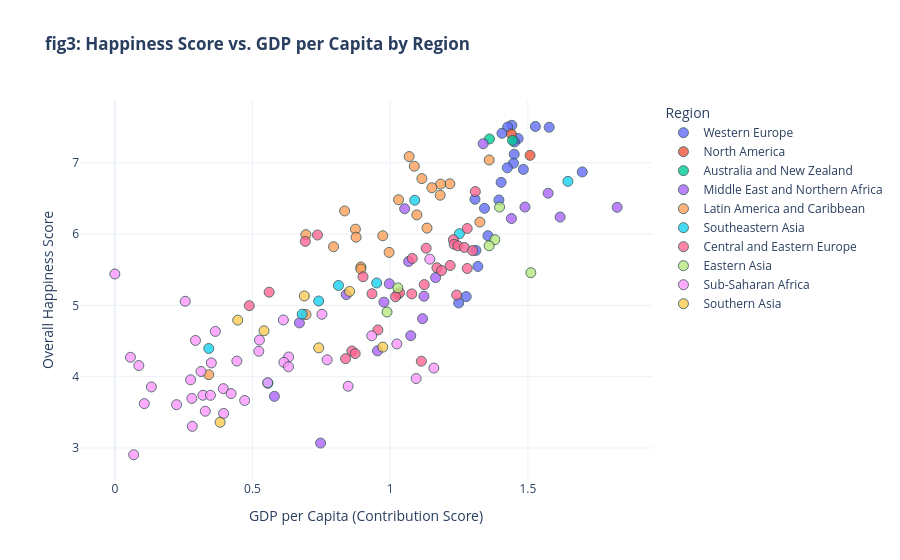

The notebook cell this image was saved under:
### Code cell
import pandas as pd
import plotly.express as px

# 1. Load the data
df = pd.read_csv('final_2016_imputed.csv')

# 2. Create the interactive scatter plot
fig3 = px.scatter(
    df, 
    x="Economy (GDP per Capita)", 
    y="Happiness Score", 
    color="Region",
    hover_name="Country", # Shows the country name when you hover
    title="<b>fig3: Happiness Score vs. GDP per Capita by Region</b>",
    labels={
        "Economy (GDP per Capita)": "GDP per Capita (Contribution Score)",
        "Happiness Score": "Overall Happiness Score"
    },
    template="plotly_white"
)

# 3. Update marker size and layout for a professional look
fig3.update_traces(marker=dict(size=10, opacity=0.8, line=dict(width=1, color='DarkSlateGrey')))

# 4. Show the chart
fig3.show()

### Figure 1 — Plotly figure (JSON) as saved in the notebook; plotly's stock layout.template omitted (floating-point values rounded to 4 significant figures)
{"data": [{"hovertemplate": "<b>%{hovertext}</b><br><br>Region=Western Europe<br>GDP per Capita (Contribution Score)=%{x}<br>Overall Happiness Score=%{y}<extra></extra>", "hovertext": ["Denmark", "Switzerland", "Iceland", "Norway", "Finland", "Netherlands", "Sweden", "Austria", "Germany", "Belgium", "Ireland", "Luxembourg", "United Kingdom", "Malta", "France", "Spain", "Italy", "North Cyprus", "Cyprus", "Portugal", "Greece"], "legendgroup": "Western Europe", "marker": {"color": "#636efa", "line": {"color": "DarkSlateGrey", "width": 1}, "opacity": 0.8, "size": 10, "symbol": "circle"}, "mode": "markers", "name": "Western Europe", "orientation": "v", "showlegend": true, "type": "scatter", "x": [1.442, 1.527, 1.427, 1.577, 1.406, 1.465, 1.452, 1.45, 1.448, 1.425, 1.483, 1.698, 1.403, 1.308, 1.395, 1.343, 1.355, 1.311, 1.319, 1.276, 1.249], "xaxis": "x", "y": [7.526, 7.509, 7.501, 7.498, 7.413, 7.339, 7.291, 7.119, 6.994, 6.929, 6.907, 6.871, 6.725, 6.488, 6.478, 6.361, 5.977, 5.771, 5.546, 5.123, 5.033], "yaxis": "y"}, {"hovertemplate": "<b>%{hovertext}</b><br><br>Region=North America<br>GDP per Capita (Contribution Score)=%{x}<br>Overall Happiness Score=%{y}<extra></extra>", "hovertext": ["Canada", "United States"], "legendgroup": "North America", "marker": {"color": "#EF553B", "line": {"color": "DarkSlateGrey", "width": 1}, "opacity": 0.8, "size": 10, "symbol": "circle"}, "mode": "markers", "name": "North America", "orientation": "v", "showlegend": true, "type": "scatter", "x": [1.44, 1.508], "xaxis": "x", "y": [7.404, 7.104], "yaxis": "y"}, {"hovertemplate": "<b>%{hovertext}</b><br><br>Region=Australia and New Zealand<br>GDP per Capita (Contribution Score)=%{x}<br>Overall Happiness Score=%{y}<extra></extra>", "hovertext": ["New Zealand", "Australia"], "legendgroup": "Australia and New Zealand", "marker": {"color": "#00cc96", "line": {"color": "DarkSlateGrey", "width": 1}, "opacity": 0.8, "size": 10, "symbol": "circle"}, "mode": "markers", "name": "Australia and New Zealand", "orientation": "v", "showlegend": true, "type": "scatter", "x": [1.361, 1.444], "xaxis": "x", "y": [7.334, 7.313], "yaxis": "y"}, {"hovertemplate": "<b>%{hovertext}</b><br><br>Region=Middle East and Northern Africa<br>GDP per Capita (Contribution Score)=%{x}<br>Overall Happiness Score=%{y}<extra></extra>", "hovertext": ["Israel", "United Arab Emirates", "Saudi Arabia", "Qatar", "Algeria", "Kuwait", "Bahrain", "Libya", "Turkey", "Jordan", "Morocco", "Lebanon", "Tunisia", "Iran", "Palestinian Territories", "Iraq", "Egypt", "Yemen", "Syria"], "legendgroup": "Middle East and Northern Africa", "marker": {"color": "#ab63fa", "line": {"color": "DarkSlateGrey", "width": 1}, "opacity": 0.8, "size": 10, "symbol": "circle"}, "mode": "markers", "name": "Middle East and Northern Africa", "orientation": "v", "showlegend": true, "type": "scatter", "x": [1.338, 1.574, 1.49, 1.824, 1.053, 1.617, 1.44, 1.067, 1.165, 0.9967, 0.8406, 1.123, 0.9772, 1.118, 0.6702, 1.075, 0.9539, 0.5794, 0.7472], "xaxis": "x", "y": [7.267, 6.573, 6.379, 6.375, 6.355, 6.239, 6.218, 5.615, 5.389, 5.303, 5.151, 5.129, 5.045, 4.813, 4.754, 4.575, 4.362, 3.724, 3.069], "yaxis": "y"}, {"hovertemplate": "<b>%{hovertext}</b><br><br>Region=Latin America and Caribbean<br>GDP per Capita (Contribution Score)=%{x}<br>Overall Happiness Score=%{y}<extra></extra>", "hovertext": ["Costa Rica", "Puerto Rico", "Brazil", "Mexico", "Chile", "Panama", "Argentina", "Uruguay", "Colombia", "Guatemala", "Suriname", "Trinidad and Tobago", "Venezuela", "El Salvador", "Nicaragua", "Ecuador", "Belize", "Bolivia", "Peru", "Paraguay", "Jamaica", "Dominican Republic", "Honduras", "Haiti"], "legendgroup": "Latin America and Caribbean", "marker": {"color": "#FFA15A", "line": {"color": "DarkSlateGrey", "width": 1}, "opacity": 0.8, "size": 10, "symbol": "circle"}, "mode": "markers", "name": "Latin America and Caribbean", "orientation": "v", "showlegend": true, "type": "scatter", "x": [1.069, 1.359, 1.088, 1.115, 1.217, 1.183, 1.151, 1.182, 1.03, 0.8345, 1.097, 1.326, 1.134, 0.8737, 0.6938, 0.9731, 0.8762, 0.7942, 0.996, 0.8937, 0.8933, 1.028, 0.6943, 0.341], "xaxis": "x", "y": [7.087, 7.039, 6.952, 6.778, 6.705, 6.701, 6.65, 6.545, 6.481, 6.324, 6.269, 6.168, 6.084, 6.068, 5.992, 5.976, 5.956, 5.822, 5.743, 5.538, 5.51, 5.155, 4.871, 4.028], "yaxis": "y"}, {"hovertemplate": "<b>%{hovertext}</b><br><br>Region=Southeastern Asia<br>GDP per Capita (Contribution Score)=%{x}<br>Overall Happiness Score=%{y}<extra></extra>", "hovertext": ["Singapore", "Thailand", "Malaysia", "Indonesia", "Philippines", "Vietnam", "Laos", "Myanmar", "Cambodia"], "legendgroup": "Southeastern Asia", "marker": {"color": "#19d3f3", "line": {"color": "DarkSlateGrey", "width": 1}, "opacity": 0.8, "size": 10, "symbol": "circle"}, "mode": "markers", "name": "Southeastern Asia", "orientation": "v", "showlegend": true, "type": "scatter", "x": [1.646, 1.089, 1.251, 0.951, 0.8122, 0.7404, 0.6804, 0.3411, 0.556], "xaxis": "x", "y": [6.739, 6.474, 6.005, 5.314, 5.279, 5.061, 4.876, 4.395, 3.907], "yaxis": "y"}, {"hovertemplate": "<b>%{hovertext}</b><br><br>Region=Central and Eastern Europe<br>GDP per Capita (Contribution Score)=%{x}<br>Overall Happiness Score=%{y}<extra></extra>", "hovertext": ["Czech Republic", "Slovakia", "Uzbekistan", "Kazakhstan", "Moldova", "Russia", "Poland", "Lithuania", "Belarus", "Slovenia", "Turkmenistan", "Latvia", "Romania", "Estonia", "Croatia", "Kosovo", "Azerbaijan", "Kyrgyzstan", "Serbia", "Bosnia and Herzegovina", "Montenegro", "Hungary", "Macedonia", "Tajikistan", "Albania", "Armenia", "Ukraine", "Georgia", "Bulgaria"], "legendgroup": "Central and Eastern Europe", "marker": {"color": "#FF6692", "line": {"color": "DarkSlateGrey", "width": 1}, "opacity": 0.8, "size": 10, "symbol": "circle"}, "mode": "markers", "name": "Central and Eastern Europe", "orientation": "v", "showlegend": true, "type": "scatter", "x": [1.309, 1.28, 0.7359, 1.229, 0.6918, 1.232, 1.246, 1.269, 1.131, 1.299, 1.08, 1.218, 1.17, 1.28, 1.186, 0.9014, 1.124, 0.5604, 1.034, 0.9338, 1.078, 1.241, 1.019, 0.4884, 0.9553, 0.8609, 0.8729, 0.8379, 1.113], "xaxis": "x", "y": [6.596, 6.078, 5.987, 5.919, 5.897, 5.856, 5.835, 5.813, 5.802, 5.768, 5.658, 5.56, 5.528, 5.517, 5.488, 5.401, 5.291, 5.185, 5.177, 5.163, 5.161, 5.145, 5.121, 4.996, 4.655, 4.36, 4.324, 4.252, 4.217], "yaxis": "y"}, {"hovertemplate": "<b>%{hovertext}</b><br><br>Region=Eastern Asia<br>GDP per Capita (Contribution Score)=%{x}<br>Overall Happiness Score=%{y}<extra></extra>", "hovertext": ["Taiwan", "Japan", "South Korea", "Hong Kong", "China", "Mongolia"], "legendgroup": "Eastern Asia", "marker": {"color": "#B6E880", "line": {"color": "DarkSlateGrey", "width": 1}, "opacity": 0.8, "size": 10, "symbol": "circle"}, "mode": "markers", "name": "Eastern Asia", "orientation": "v", "showlegend": true, "type": "scatter", "x": [1.397, 1.38, 1.359, 1.511, 1.028, 0.9885], "xaxis": "x", "y": [6.379, 5.921, 5.835, 5.458, 5.245, 4.907], "yaxis": "y"}, {"hovertemplate": "<b>%{hovertext}</b><br><br>Region=Sub-Saharan Africa<br>GDP per Capita (Contribution Score)=%{x}<br>Overall Happiness Score=%{y}<extra></extra>", "hovertext": ["Mauritius", "Somalia", "Somaliland Region", "Nigeria", "Zambia", "Sierra Leone", "Namibia", "Cameroon", "Ethiopia", "South Africa", "Kenya", "Ghana", "Congo (Kinshasa)", "Congo (Brazzaville)", "Senegal", "Mauritania", "Zimbabwe", "Malawi", "Sudan", "Gabon", "Mali", "Botswana", "Comoros", "Ivory Coast", "Angola", "Niger", "South Sudan", "Chad", "Burkina Faso", "Uganda", "Madagascar", "Tanzania", "Liberia", "Guinea", "Rwanda", "Benin", "Togo", "Burundi"], "legendgroup": "Sub-Saharan Africa", "marker": {"color": "#FF97FF", "line": {"color": "DarkSlateGrey", "width": 1}, "opacity": 0.8, "size": 10, "symbol": "circle"}, "mode": "markers", "name": "Sub-Saharan Africa", "orientation": "v", "showlegend": true, "type": "scatter", "x": [1.144, 0.0, 0.2556, 0.7522, 0.612, 0.3649, 0.9329, 0.525, 0.2928, 1.024, 0.5227, 0.6311, 0.05661, 0.7711, 0.4431, 0.6139, 0.3504, 0.08709, 0.6307, 1.159, 0.3129, 1.094, 0.2751, 0.5551, 0.8473, 0.1327, 0.3939, 0.4221, 0.32, 0.3472, 0.2795, 0.4716, 0.1071, 0.2241, 0.3285, 0.395, 0.2812, 0.06831], "xaxis": "x", "y": [5.648, 5.44, 5.057, 4.875, 4.795, 4.635, 4.574, 4.513, 4.508, 4.459, 4.356, 4.276, 4.272, 4.236, 4.219, 4.201, 4.193, 4.156, 4.139, 4.121, 4.073, 3.974, 3.956, 3.916, 3.866, 3.856, 3.832, 3.763, 3.739, 3.739, 3.695, 3.666, 3.622, 3.607, 3.515, 3.484, 3.303, 2.905], "yaxis": "y"}, {"hovertemplate": "<b>%{hovertext}</b><br><br>Region=Southern Asia<br>GDP per Capita (Contribution Score)=%{x}<br>Overall Happiness Score=%{y}<extra></extra>", "hovertext": ["Bhutan", "Pakistan", "Nepal", "Bangladesh", "Sri Lanka", "India", "Afghanistan"], "legendgroup": "Southern Asia", "marker": {"color": "#FECB52", "line": {"color": "DarkSlateGrey", "width": 1}, "opacity": 0.8, "size": 10, "symbol": "circle"}, "mode": "markers", "name": "Southern Asia", "orientation": "v", "showlegend": true, "type": "scatter", "x": [0.8527, 0.6882, 0.4463, 0.5418, 0.9732, 0.7404, 0.3823], "xaxis": "x", "y": [5.196, 5.132, 4.793, 4.643, 4.415, 4.404, 3.36], "yaxis": "y"}], "layout": {"autosize": true, "dragmode": "pan", "legend": {"title": {"text": "Region"}, "tracegroupgap": 0}, "title": {"text": "<b>fig3: Happiness Score vs. GDP per Capita by Region</b>"}, "xaxis": {"anchor": "y", "autorange": true, "domain": [0, 1], "range": [-0.1202, 1.945], "title": {"text": "GDP per Capita (Contribution Score)"}, "type": "linear"}, "yaxis": {"anchor": "x", "autorange": true, "domain": [0, 1], "range": [2.434, 7.997], "title": {"text": "Overall Happiness Score"}, "type": "linear"}}}
